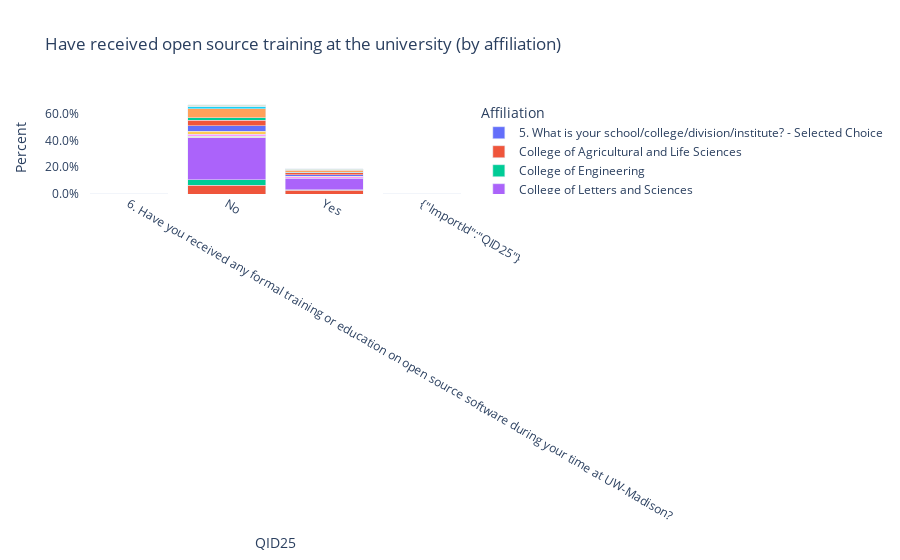

The cell this chart's notebook holds for it:
### Markdown cell above
### Training by Affiliation

### Code cell
fig4 = px.bar(
    c4_df, x="QID25", y="Percent",
    color="Affiliation",
    barmode="stack", 
    title="Have received open source training at the university (by affiliation)"
)
fig4.update_layout(
    yaxis=dict(tickformat=".1%"),
    plot_bgcolor="white",
    paper_bgcolor="white"
)
fig4.update_layout(hoverlabel=dict(namelength=-1))
fig4.show()

### Figure 1 — Plotly figure (JSON) as saved in the notebook; plotly's stock layout.template omitted (floating-point values rounded to 4 significant figures)
{"data": [{"hovertemplate": "Affiliation=5. What is your school/college/division/institute? - Selected Choice<br>QID25=%{x}<br>Percent=%{y}<extra></extra>", "legendgroup": "5. What is your school/college/division/institute? - Selected Choice", "marker": {"color": "#636efa", "pattern": {"shape": ""}}, "name": "5. What is your school/college/division/institute? - Selected Choice", "orientation": "v", "showlegend": true, "textposition": "auto", "type": "bar", "x": ["6. Have you received any formal training or education on open source software during your time at UW-Madison?"], "xaxis": "x", "y": [0.002591], "yaxis": "y"}, {"hovertemplate": "Affiliation=College of Agricultural and Life Sciences<br>QID25=%{x}<br>Percent=%{y}<extra></extra>", "legendgroup": "College of Agricultural and Life Sciences", "marker": {"color": "#EF553B", "pattern": {"shape": ""}}, "name": "College of Agricultural and Life Sciences", "orientation": "v", "showlegend": true, "textposition": "auto", "type": "bar", "x": ["No", "Yes", null], "xaxis": "x", "y": [0.06736, 0.0285, 0.01036], "yaxis": "y"}, {"hovertemplate": "Affiliation=College of Engineering<br>QID25=%{x}<br>Percent=%{y}<extra></extra>", "legendgroup": "College of Engineering", "marker": {"color": "#00cc96", "pattern": {"shape": ""}}, "name": "College of Engineering", "orientation": "v", "showlegend": true, "textposition": "auto", "type": "bar", "x": ["No", "Yes", null], "xaxis": "x", "y": [0.03886, 0.002591, 0.002591], "yaxis": "y"}, {"hovertemplate": "Affiliation=College of Letters and Sciences<br>QID25=%{x}<br>Percent=%{y}<extra></extra>", "legendgroup": "College of Letters and Sciences", "marker": {"color": "#ab63fa", "pattern": {"shape": ""}}, "name": "College of Letters and Sciences", "orientation": "v", "showlegend": true, "textposition": "auto", "type": "bar", "x": ["No", "Yes", null], "xaxis": "x", "y": [0.3161, 0.08808, 0.04922], "yaxis": "y"}, {"hovertemplate": "Affiliation=Division for Teaching and Learning<br>QID25=%{x}<br>Percent=%{y}<extra></extra>", "legendgroup": "Division for Teaching and Learning", "marker": {"color": "#FFA15A", "pattern": {"shape": ""}}, "name": "Division for Teaching and Learning", "orientation": "v", "showlegend": true, "textposition": "auto", "type": "bar", "x": ["No"], "xaxis": "x", "y": [0.002591], "yaxis": "y"}, {"hovertemplate": "Affiliation=Division of Continuing Studies<br>QID25=%{x}<br>Percent=%{y}<extra></extra>", "legendgroup": "Division of Continuing Studies", "marker": {"color": "#19d3f3", "pattern": {"shape": ""}}, "name": "Division of Continuing Studies", "orientation": "v", "showlegend": true, "textposition": "auto", "type": "bar", "x": ["No"], "xaxis": "x", "y": [0.002591], "yaxis": "y"}, {"hovertemplate": "Affiliation=Division of Extension<br>QID25=%{x}<br>Percent=%{y}<extra></extra>", "legendgroup": "Division of Extension", "marker": {"color": "#FF6692", "pattern": {"shape": ""}}, "name": "Division of Extension", "orientation": "v", "showlegend": true, "textposition": "auto", "type": "bar", "x": ["No"], "xaxis": "x", "y": [0.002591], "yaxis": "y"}, {"hovertemplate": "Affiliation=Division of the Arts<br>QID25=%{x}<br>Percent=%{y}<extra></extra>", "legendgroup": "Division of the Arts", "marker": {"color": "#B6E880", "pattern": {"shape": ""}}, "name": "Division of the Arts", "orientation": "v", "showlegend": true, "textposition": "auto", "type": "bar", "x": ["No"], "xaxis": "x", "y": [0.002591], "yaxis": "y"}, {"hovertemplate": "Affiliation=Graduate School<br>QID25=%{x}<br>Percent=%{y}<extra></extra>", "legendgroup": "Graduate School", "marker": {"color": "#FF97FF", "pattern": {"shape": ""}}, "name": "Graduate School", "orientation": "v", "showlegend": true, "textposition": "auto", "type": "bar", "x": ["No", "Yes", null], "xaxis": "x", "y": [0.01554, 0.01036, 0.002591], "yaxis": "y"}, {"hovertemplate": "Affiliation=Office of the Vice Chancellor for Research<br>QID25=%{x}<br>Percent=%{y}<extra></extra>", "legendgroup": "Office of the Vice Chancellor for Research", "marker": {"color": "#FECB52", "pattern": {"shape": ""}}, "name": "Office of the Vice Chancellor for Research", "orientation": "v", "showlegend": true, "textposition": "auto", "type": "bar", "x": ["No", "Yes", null], "xaxis": "x", "y": [0.02073, 0.005181, 0.002591], "yaxis": "y"}, {"hovertemplate": "Affiliation=Other<br>QID25=%{x}<br>Percent=%{y}<extra></extra>", "legendgroup": "Other", "marker": {"color": "#636efa", "pattern": {"shape": ""}}, "name": "Other", "orientation": "v", "showlegend": true, "textposition": "auto", "type": "bar", "x": ["No", "Yes", null], "xaxis": "x", "y": [0.04145, 0.007772, 0.005181], "yaxis": "y"}, {"hovertemplate": "Affiliation=School of Computer Data and Information Sciences<br>QID25=%{x}<br>Percent=%{y}<extra></extra>", "legendgroup": "School of Computer Data and Information Sciences", "marker": {"color": "#EF553B", "pattern": {"shape": ""}}, "name": "School of Computer Data and Information Sciences", "orientation": "v", "showlegend": true, "textposition": "auto", "type": "bar", "x": ["No", "Yes", null], "xaxis": "x", "y": [0.04145, 0.01554, 0.01036], "yaxis": "y"}, {"hovertemplate": "Affiliation=School of Education<br>QID25=%{x}<br>Percent=%{y}<extra></extra>", "legendgroup": "School of Education", "marker": {"color": "#00cc96", "pattern": {"shape": ""}}, "name": "School of Education", "orientation": "v", "showlegend": true, "textposition": "auto", "type": "bar", "x": ["No", "Yes", null], "xaxis": "x", "y": [0.01813, 0.005181, 0.002591], "yaxis": "y"}, {"hovertemplate": "Affiliation=School of Journalism and Mass Communications<br>QID25=%{x}<br>Percent=%{y}<extra></extra>", "legendgroup": "School of Journalism and Mass Communications", "marker": {"color": "#ab63fa", "pattern": {"shape": ""}}, "name": "School of Journalism and Mass Communications", "orientation": "v", "showlegend": true, "textposition": "auto", "type": "bar", "x": ["No"], "xaxis": "x", "y": [0.002591], "yaxis": "y"}, {"hovertemplate": "Affiliation=School of Medicine and Public Health<br>QID25=%{x}<br>Percent=%{y}<extra></extra>", "legendgroup": "School of Medicine and Public Health", "marker": {"color": "#FFA15A", "pattern": {"shape": ""}}, "name": "School of Medicine and Public Health", "orientation": "v", "showlegend": true, "textposition": "auto", "type": "bar", "x": ["No", "Yes", null], "xaxis": "x", "y": [0.06736, 0.01295, 0.0285], "yaxis": "y"}, {"hovertemplate": "Affiliation=School of Nursing<br>QID25=%{x}<br>Percent=%{y}<extra></extra>", "legendgroup": "School of Nursing", "marker": {"color": "#19d3f3", "pattern": {"shape": ""}}, "name": "School of Nursing", "orientation": "v", "showlegend": true, "textposition": "auto", "type": "bar", "x": ["No", "Yes", null], "xaxis": "x", "y": [0.01554, 0.005181, 0.005181], "yaxis": "y"}, {"hovertemplate": "Affiliation=School of Veterinary Medicine<br>QID25=%{x}<br>Percent=%{y}<extra></extra>", "legendgroup": "School of Veterinary Medicine", "marker": {"color": "#FF6692", "pattern": {"shape": ""}}, "name": "School of Veterinary Medicine", "orientation": "v", "showlegend": true, "textposition": "auto", "type": "bar", "x": ["No"], "xaxis": "x", "y": [0.002591], "yaxis": "y"}, {"hovertemplate": "Affiliation=Unaffiliated<br>QID25=%{x}<br>Percent=%{y}<extra></extra>", "legendgroup": "Unaffiliated", "marker": {"color": "#B6E880", "pattern": {"shape": ""}}, "name": "Unaffiliated", "orientation": "v", "showlegend": true, "textposition": "auto", "type": "bar", "x": ["No", "Yes", null], "xaxis": "x", "y": [0.005181, 0.002591, 0.01554], "yaxis": "y"}, {"hovertemplate": "Affiliation=Wisconsin School of Business<br>QID25=%{x}<br>Percent=%{y}<extra></extra>", "legendgroup": "Wisconsin School of Business", "marker": {"color": "#FF97FF", "pattern": {"shape": ""}}, "name": "Wisconsin School of Business", "orientation": "v", "showlegend": true, "textposition": "auto", "type": "bar", "x": ["No", "Yes", null], "xaxis": "x", "y": [0.005181, 0.005181, 0.002591], "yaxis": "y"}, {"hovertemplate": "Affiliation={\"ImportId\":\"QID8\"}<br>QID25=%{x}<br>Percent=%{y}<extra></extra>", "legendgroup": "{\"ImportId\":\"QID8\"}", "marker": {"color": "#FECB52", "pattern": {"shape": ""}}, "name": "{\"ImportId\":\"QID8\"}", "orientation": "v", "showlegend": true, "textposition": "auto", "type": "bar", "x": ["{\"ImportId\":\"QID25\"}"], "xaxis": "x", "y": [0.002591], "yaxis": "y"}], "layout": {"barmode": "stack", "hoverlabel": {"namelength": -1}, "legend": {"title": {"text": "Affiliation"}, "tracegroupgap": 0}, "paper_bgcolor": "white", "plot_bgcolor": "white", "title": {"text": "Have received open source training at the university (by affiliation)"}, "xaxis": {"anchor": "y", "domain": [0.0, 1.0], "title": {"text": "QID25"}}, "yaxis": {"anchor": "x", "domain": [0.0, 1.0], "tickformat": ".1%", "title": {"text": "Percent"}}}}
